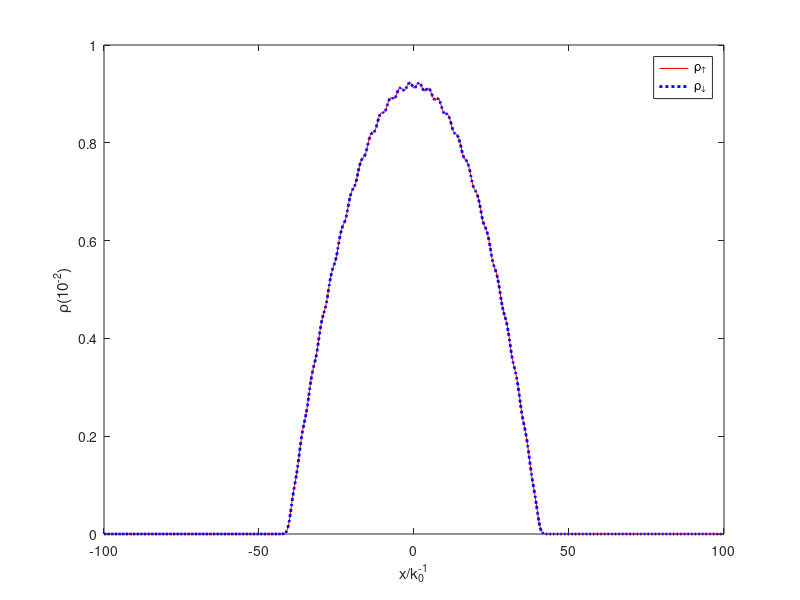
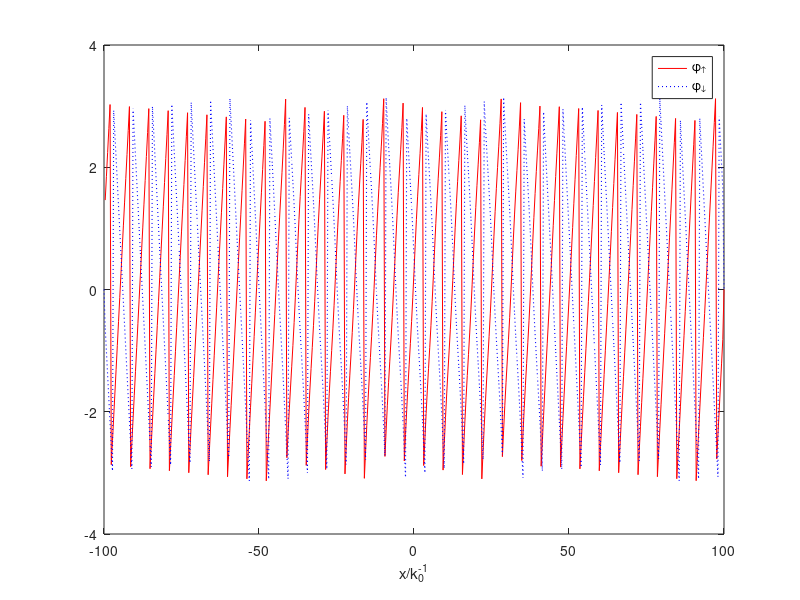

Source code (MATLAB) for these figures, in order:
%% =========== omega = 0.1 ========================
% close all
DENA1 = dlmread('DENA1.DAT');
DENA2 = dlmread('DENA2.DAT');
DENB1 = dlmread('DENB1.DAT');
DENB2 = dlmread('DENB2.DAT');
PHASEA1 = dlmread('PHASEA1.DAT');
PHASEA2 = dlmread('PHASEA2.DAT');
PHASEB1 = dlmread('PHASEB1.DAT');
PHASEB2 = dlmread('PHASEB2.DAT');
x = linspace(-100, 100, 513);

figure(1);
% multiply with 100
plot(x, 100*DENA1, 'r-', x, 100*DENA2, 'b:', 'LineWidth', 2);
xlabel('x/k_0^{-1}');
ylabel('\rho(10^{-2})');
legend('\rho_\uparrow', '\rho_\downarrow');

%%
% close all
figure(2);
plot(x, PHASEA1, 'r-', x, PHASEA2, 'b:', 'LineWidth', 0.8);
xlabel('x/k_0^{-1}');
% ylabel('\phi');
legend('\phi_\uparrow', '\phi_\downarrow');
